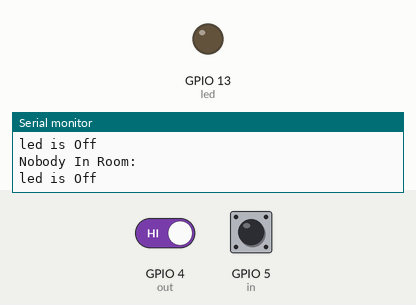
Recording of a sketch running on a simulated ESP8266 (NodeMCU). Parts: output pins drawn as LEDs (lit = HIGH), the last lines printed to the serial monitor. The test bench sets the inputs (shaded band); at power-on: GPIO 4 (out) HIGH, GPIO 5 (in) HIGH. WiFi joins after 1.5 s; servers stay silent unless stated.

Above: at 3.2 s.
3.3 s: GPIO 4 (out) driven LOW
At 4.8 s:
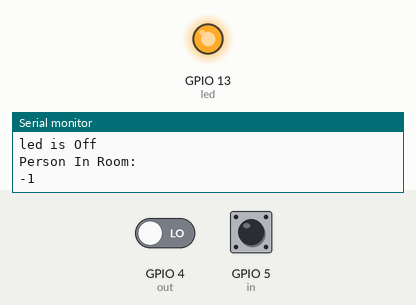
Timing chart, 0 to 6.3 s (numbered marks = the images above; inputs shaded):
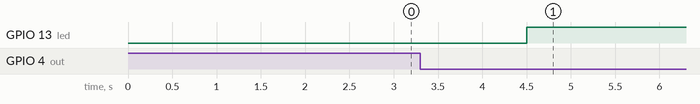

The sketch:

nodemcu-bider-fix.ino
```cpp
#include <ESP8266WiFi.h>;
#include <WiFiClient.h>;
#include <ThingSpeak.h>;
const char* ssid = "SRAVANI"; //Your Network SSID
const char* password = "aruna123"; //Your Network Password
WiFiClient client;
unsigned long myChannelNumber = 1676925; //Your Channel Number (Without Brackets)
const char * myWriteAPIKey = "GZ157EFOHW4HXRKD"; //Your Write API Key
#define out 4//D2
#define in 5//D1
#define led 13//D7
int count=0;
void setup()
{
    Serial.begin(115200);
  Serial.println("Visitor Counter");
  delay(2000);
  pinMode(in, INPUT);
  pinMode(out, INPUT);
  pinMode(led, OUTPUT);
  Serial.println("Person in room");
  Serial.println(count);
WiFi.begin(ssid, password);
ThingSpeak.begin(client);
}
void loop()
{
  int in_value = digitalRead(in);
  int out_value = digitalRead(out);
  if(in_value == LOW)
  {
    count++;
    Serial.println("Person In Room:");
    Serial.println(count);
    delay(1000);
  }

  if(out_value == LOW)
  {
    count--;

    Serial.println("Person In Room:");
    Serial.println(count);
    delay(1000);
  }


  if(count==0)
  {
    digitalWrite(led, LOW);
    Serial.println("Nobody In Room:");

    Serial.println("led is Off");
   delay(200);
  }

  else
  {
    digitalWrite(led, HIGH);
  }
  ThingSpeak.writeField(myChannelNumber, 1,count, myWriteAPIKey); //Update in ThingSpeak
}
```

Measured:
- after the input at 3.3 s, GPIO 13 (led): LOW → HIGH after 1.2 s
